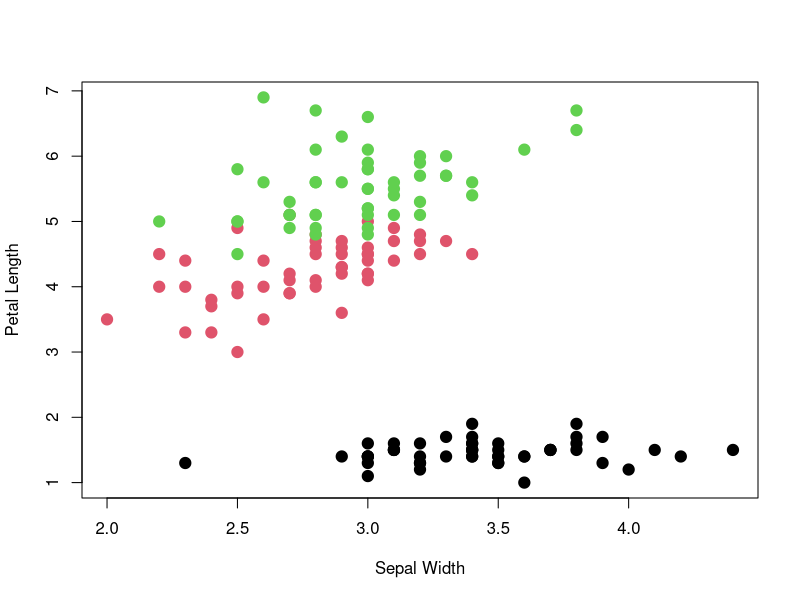

The R script that drew this image:
## ---- chunk 1
knitr::opts_chunk$set(echo = TRUE)
## ---- chunk 2
head(iris)
## ---- chunk 3
(m = apply(iris[, 1:4], 2, mean) )
## ---- chunk 4
plot(iris$Sepal.Width, iris$Petal.Length, col = iris$Species, pch = 19, cex = 1.5,
     xlab = "Sepal Width", ylab = "Petal Length")
